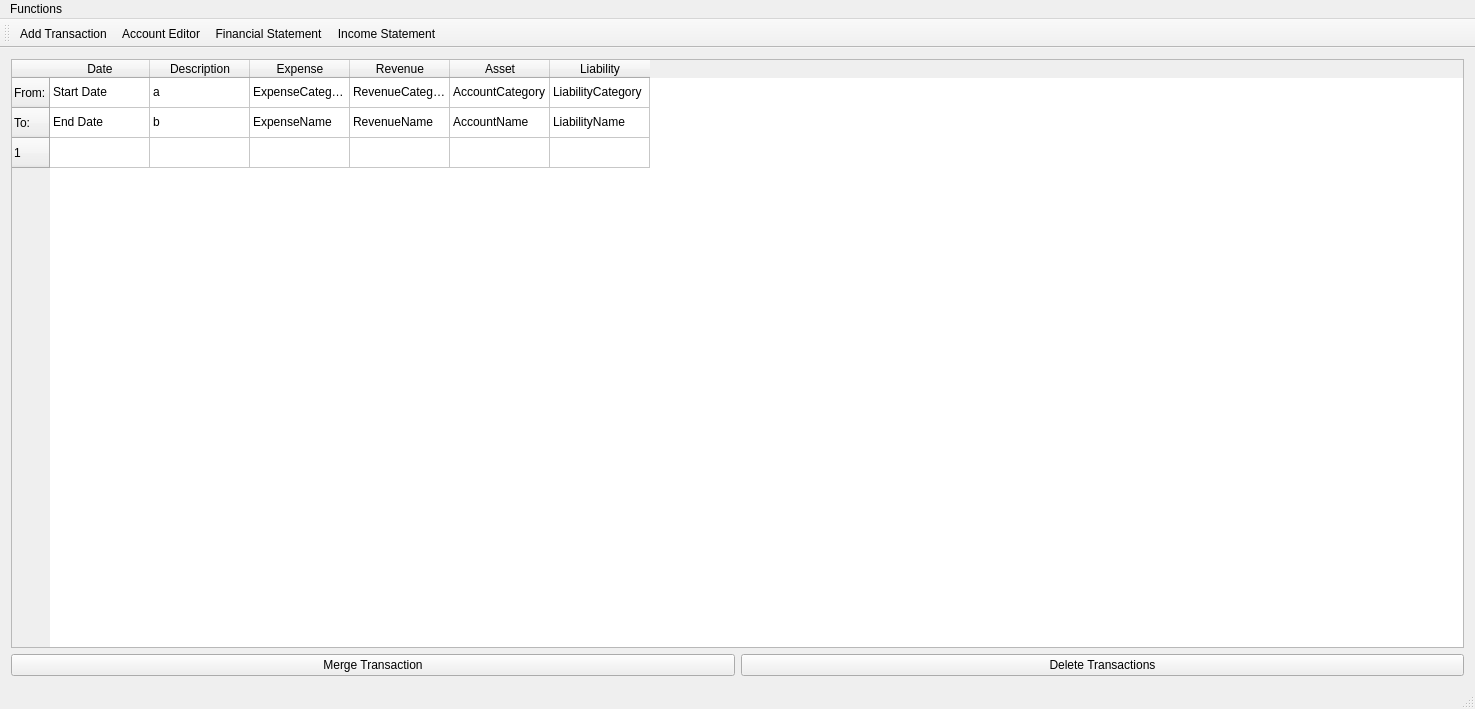
<?xml version="1.0" encoding="UTF-8"?>
<ui version="4.0">
 <class>MainWindow</class>
 <widget class="QMainWindow" name="MainWindow">
  <property name="geometry">
   <rect>
    <x>0</x>
    <y>0</y>
    <width>1475</width>
    <height>709</height>
   </rect>
  </property>
  <property name="windowTitle">
   <string>Book Keeping</string>
  </property>
  <widget class="QWidget" name="centralWidget">
   <layout class="QGridLayout" name="gridLayout">
    <item row="0" column="0" colspan="2">
     <widget class="QTableWidget" name="tableWidget_transactions">
      <row>
       <property name="text">
        <string>From:</string>
       </property>
      </row>
      <row>
       <property name="text">
        <string>To:</string>
       </property>
      </row>
      <row>
       <property name="text">
        <string>1</string>
       </property>
      </row>
      <column>
       <property name="text">
        <string>Date</string>
       </property>
      </column>
      <column>
       <property name="text">
        <string>Description</string>
       </property>
      </column>
      <column>
       <property name="text">
        <string>Expense</string>
       </property>
      </column>
      <column>
       <property name="text">
        <string>Revenue</string>
       </property>
      </column>
      <column>
       <property name="text">
        <string>Asset</string>
       </property>
      </column>
      <column>
       <property name="text">
        <string>Liability</string>
       </property>
      </column>
      <item row="0" column="0">
       <property name="text">
        <string>Start Date</string>
       </property>
      </item>
      <item row="0" column="1">
       <property name="text">
        <string>a</string>
       </property>
      </item>
      <item row="0" column="2">
       <property name="text">
        <string>ExpenseCategory</string>
       </property>
      </item>
      <item row="0" column="3">
       <property name="text">
        <string>RevenueCategory</string>
       </property>
      </item>
      <item row="0" column="4">
       <property name="text">
        <string>AccountCategory</string>
       </property>
      </item>
      <item row="0" column="5">
       <property name="text">
        <string>LiabilityCategory</string>
       </property>
      </item>
      <item row="1" column="0">
       <property name="text">
        <string>End Date</string>
       </property>
      </item>
      <item row="1" column="1">
       <property name="text">
        <string>b</string>
       </property>
      </item>
      <item row="1" column="2">
       <property name="text">
        <string>ExpenseName</string>
       </property>
      </item>
      <item row="1" column="3">
       <property name="text">
        <string>RevenueName</string>
       </property>
      </item>
      <item row="1" column="4">
       <property name="text">
        <string>AccountName</string>
       </property>
      </item>
      <item row="1" column="5">
       <property name="text">
        <string>LiabilityName</string>
       </property>
      </item>
      <item row="2" column="0">
       <property name="text">
        <string/>
       </property>
      </item>
     </widget>
    </item>
    <item row="1" column="1">
     <widget class="QPushButton" name="pushButtonDeleteTransactions">
      <property name="text">
       <string>Delete Transactions</string>
      </property>
     </widget>
    </item>
    <item row="1" column="0">
     <widget class="QPushButton" name="pushButton_MergeTransaction">
      <property name="text">
       <string>Merge Transaction</string>
      </property>
     </widget>
    </item>
   </layout>
  </widget>
  <widget class="QMenuBar" name="menuBar">
   <property name="geometry">
    <rect>
     <x>0</x>
     <y>0</y>
     <width>1475</width>
     <height>21</height>
    </rect>
   </property>
   <widget class="QMenu" name="menuFunctions">
    <property name="title">
     <string>Functions</string>
    </property>
    <addaction name="actionAdd_Transaction"/>
    <addaction name="actionAccountManager"/>
    <addaction name="actionFinancialStatement"/>
    <addaction name="actionIncome_Statement"/>
    <addaction name="actionTransaction_Validation"/>
   </widget>
   <addaction name="menuFunctions"/>
  </widget>
  <widget class="QToolBar" name="mainToolBar">
   <attribute name="toolBarArea">
    <enum>TopToolBarArea</enum>
   </attribute>
   <attribute name="toolBarBreak">
    <bool>false</bool>
   </attribute>
   <addaction name="actionAdd_Transaction"/>
   <addaction name="actionAccountManager"/>
   <addaction name="actionFinancialStatement"/>
   <addaction name="actionIncome_Statement"/>
  </widget>
  <widget class="QStatusBar" name="statusBar"/>
  <action name="actionAdd_Transaction">
   <property name="icon">
    <iconset resource="../resources.qrc">
     <normaloff>:/resource/AddTransaction.png</normaloff>:/resource/AddTransaction.png</iconset>
   </property>
   <property name="text">
    <string>Add Transaction</string>
   </property>
  </action>
  <action name="actionAccountManager">
   <property name="icon">
    <iconset resource="../resources.qrc">
     <normaloff>:/resource/Transactions.png</normaloff>:/resource/Transactions.png</iconset>
   </property>
   <property name="text">
    <string>Account Editor</string>
   </property>
  </action>
  <action name="actionIncome_Statement">
   <property name="icon">
    <iconset resource="../resources.qrc">
     <normaloff>:/resource/Income_Statement.png</normaloff>:/resource/Income_Statement.png</iconset>
   </property>
   <property name="text">
    <string>Income Statement</string>
   </property>
  </action>
  <action name="actionFinancialStatement">
   <property name="icon">
    <iconset resource="../resources.qrc">
     <normaloff>:/resource/Balance_Sheet.png</normaloff>:/resource/Balance_Sheet.png</iconset>
   </property>
   <property name="text">
    <string>Financial Statement</string>
   </property>
   <property name="toolTip">
    <string>Financial Statement</string>
   </property>
  </action>
  <action name="actionTransaction_Validation">
   <property name="text">
    <string>Transaction Validation</string>
   </property>
  </action>
 </widget>
 <layoutdefault spacing="6" margin="11"/>
 <resources>
  <include location="../resources.qrc"/>
 </resources>
 <connections/>
</ui>
